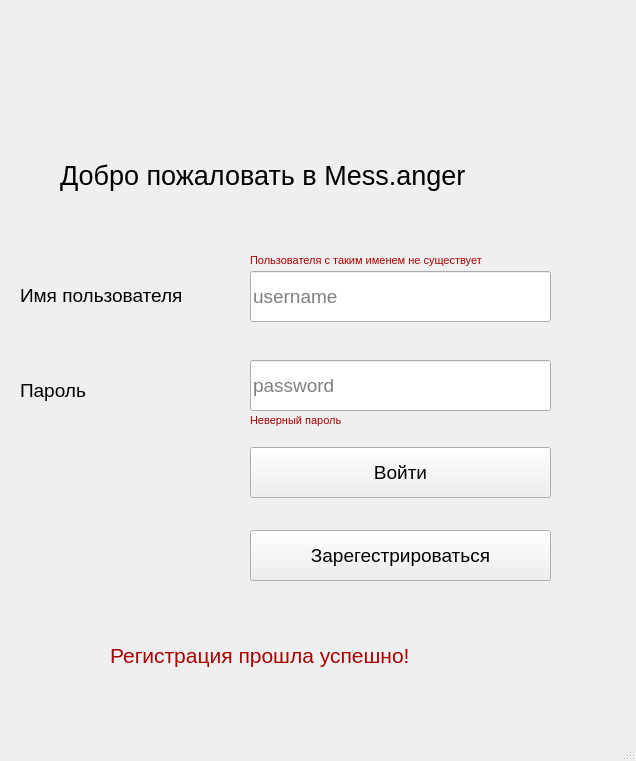
<?xml version="1.0" encoding="UTF-8"?>
<ui version="4.0">
 <class>AuthorizeWindow</class>
 <widget class="QMainWindow" name="AuthorizeWindow">
  <property name="geometry">
   <rect>
    <x>0</x>
    <y>0</y>
    <width>636</width>
    <height>761</height>
   </rect>
  </property>
  <property name="font">
   <font>
    <pointsize>20</pointsize>
   </font>
  </property>
  <property name="windowTitle">
   <string>Authorization</string>
  </property>
  <widget class="QWidget" name="centralwidget">
   <widget class="QLabel" name="label_welcome">
    <property name="geometry">
     <rect>
      <x>60</x>
      <y>130</y>
      <width>561</width>
      <height>91</height>
     </rect>
    </property>
    <property name="text">
     <string>Добро пожаловать в Mess.anger</string>
    </property>
   </widget>
   <widget class="QLineEdit" name="input_username">
    <property name="geometry">
     <rect>
      <x>250</x>
      <y>271</y>
      <width>301</width>
      <height>51</height>
     </rect>
    </property>
    <property name="font">
     <font>
      <pointsize>14</pointsize>
     </font>
    </property>
    <property name="placeholderText">
     <string>username</string>
    </property>
   </widget>
   <widget class="QLineEdit" name="input_password">
    <property name="geometry">
     <rect>
      <x>250</x>
      <y>360</y>
      <width>301</width>
      <height>51</height>
     </rect>
    </property>
    <property name="font">
     <font>
      <pointsize>14</pointsize>
     </font>
    </property>
    <property name="placeholderText">
     <string>password</string>
    </property>
   </widget>
   <widget class="QLabel" name="label_username">
    <property name="geometry">
     <rect>
      <x>20</x>
      <y>280</y>
      <width>211</width>
      <height>31</height>
     </rect>
    </property>
    <property name="font">
     <font>
      <pointsize>14</pointsize>
     </font>
    </property>
    <property name="text">
     <string>Имя пользователя</string>
    </property>
   </widget>
   <widget class="QLabel" name="label_password">
    <property name="geometry">
     <rect>
      <x>20</x>
      <y>370</y>
      <width>101</width>
      <height>41</height>
     </rect>
    </property>
    <property name="font">
     <font>
      <pointsize>14</pointsize>
     </font>
    </property>
    <property name="text">
     <string>Пароль</string>
    </property>
   </widget>
   <widget class="QPushButton" name="button_enter">
    <property name="geometry">
     <rect>
      <x>250</x>
      <y>447</y>
      <width>301</width>
      <height>51</height>
     </rect>
    </property>
    <property name="font">
     <font>
      <pointsize>14</pointsize>
     </font>
    </property>
    <property name="text">
     <string>Войти</string>
    </property>
   </widget>
   <widget class="QPushButton" name="button_register">
    <property name="geometry">
     <rect>
      <x>250</x>
      <y>530</y>
      <width>301</width>
      <height>51</height>
     </rect>
    </property>
    <property name="font">
     <font>
      <pointsize>14</pointsize>
     </font>
    </property>
    <property name="text">
     <string>Зарегестрироваться</string>
    </property>
   </widget>
   <widget class="QLabel" name="label_success_register">
    <property name="geometry">
     <rect>
      <x>110</x>
      <y>610</y>
      <width>561</width>
      <height>91</height>
     </rect>
    </property>
    <property name="palette">
     <palette>
      <active>
       <colorrole role="WindowText">
        <brush brushstyle="SolidPattern">
         <color alpha="255">
          <red>170</red>
          <green>0</green>
          <blue>0</blue>
         </color>
        </brush>
       </colorrole>
      </active>
      <inactive>
       <colorrole role="WindowText">
        <brush brushstyle="SolidPattern">
         <color alpha="255">
          <red>170</red>
          <green>0</green>
          <blue>0</blue>
         </color>
        </brush>
       </colorrole>
      </inactive>
      <disabled>
       <colorrole role="WindowText">
        <brush brushstyle="SolidPattern">
         <color alpha="255">
          <red>120</red>
          <green>120</green>
          <blue>120</blue>
         </color>
        </brush>
       </colorrole>
      </disabled>
     </palette>
    </property>
    <property name="font">
     <font>
      <pointsize>16</pointsize>
     </font>
    </property>
    <property name="text">
     <string>Регистрация прошла успешно!</string>
    </property>
   </widget>
   <widget class="QLabel" name="label_wrong_username">
    <property name="geometry">
     <rect>
      <x>250</x>
      <y>250</y>
      <width>271</width>
      <height>21</height>
     </rect>
    </property>
    <property name="palette">
     <palette>
      <active>
       <colorrole role="WindowText">
        <brush brushstyle="SolidPattern">
         <color alpha="255">
          <red>172</red>
          <green>0</green>
          <blue>0</blue>
         </color>
        </brush>
       </colorrole>
       <colorrole role="Text">
        <brush brushstyle="SolidPattern">
         <color alpha="255">
          <red>191</red>
          <green>0</green>
          <blue>0</blue>
         </color>
        </brush>
       </colorrole>
      </active>
      <inactive>
       <colorrole role="WindowText">
        <brush brushstyle="SolidPattern">
         <color alpha="255">
          <red>172</red>
          <green>0</green>
          <blue>0</blue>
         </color>
        </brush>
       </colorrole>
       <colorrole role="Text">
        <brush brushstyle="SolidPattern">
         <color alpha="255">
          <red>191</red>
          <green>0</green>
          <blue>0</blue>
         </color>
        </brush>
       </colorrole>
      </inactive>
      <disabled>
       <colorrole role="WindowText">
        <brush brushstyle="SolidPattern">
         <color alpha="255">
          <red>120</red>
          <green>120</green>
          <blue>120</blue>
         </color>
        </brush>
       </colorrole>
       <colorrole role="Text">
        <brush brushstyle="SolidPattern">
         <color alpha="255">
          <red>120</red>
          <green>120</green>
          <blue>120</blue>
         </color>
        </brush>
       </colorrole>
      </disabled>
     </palette>
    </property>
    <property name="font">
     <font>
      <pointsize>8</pointsize>
      <weight>50</weight>
      <bold>false</bold>
     </font>
    </property>
    <property name="autoFillBackground">
     <bool>false</bool>
    </property>
    <property name="text">
     <string>Пользователя с таким именем не существует</string>
    </property>
   </widget>
   <widget class="QLabel" name="label_wrong_password">
    <property name="geometry">
     <rect>
      <x>250</x>
      <y>410</y>
      <width>271</width>
      <height>21</height>
     </rect>
    </property>
    <property name="palette">
     <palette>
      <active>
       <colorrole role="WindowText">
        <brush brushstyle="SolidPattern">
         <color alpha="255">
          <red>172</red>
          <green>0</green>
          <blue>0</blue>
         </color>
        </brush>
       </colorrole>
       <colorrole role="Text">
        <brush brushstyle="SolidPattern">
         <color alpha="255">
          <red>191</red>
          <green>0</green>
          <blue>0</blue>
         </color>
        </brush>
       </colorrole>
      </active>
      <inactive>
       <colorrole role="WindowText">
        <brush brushstyle="SolidPattern">
         <color alpha="255">
          <red>172</red>
          <green>0</green>
          <blue>0</blue>
         </color>
        </brush>
       </colorrole>
       <colorrole role="Text">
        <brush brushstyle="SolidPattern">
         <color alpha="255">
          <red>191</red>
          <green>0</green>
          <blue>0</blue>
         </color>
        </brush>
       </colorrole>
      </inactive>
      <disabled>
       <colorrole role="WindowText">
        <brush brushstyle="SolidPattern">
         <color alpha="255">
          <red>120</red>
          <green>120</green>
          <blue>120</blue>
         </color>
        </brush>
       </colorrole>
       <colorrole role="Text">
        <brush brushstyle="SolidPattern">
         <color alpha="255">
          <red>120</red>
          <green>120</green>
          <blue>120</blue>
         </color>
        </brush>
       </colorrole>
      </disabled>
     </palette>
    </property>
    <property name="font">
     <font>
      <pointsize>8</pointsize>
      <weight>50</weight>
      <bold>false</bold>
     </font>
    </property>
    <property name="autoFillBackground">
     <bool>false</bool>
    </property>
    <property name="text">
     <string>Неверный пароль</string>
    </property>
   </widget>
  </widget>
  <widget class="QStatusBar" name="statusbar"/>
 </widget>
 <resources/>
 <connections/>
</ui>
